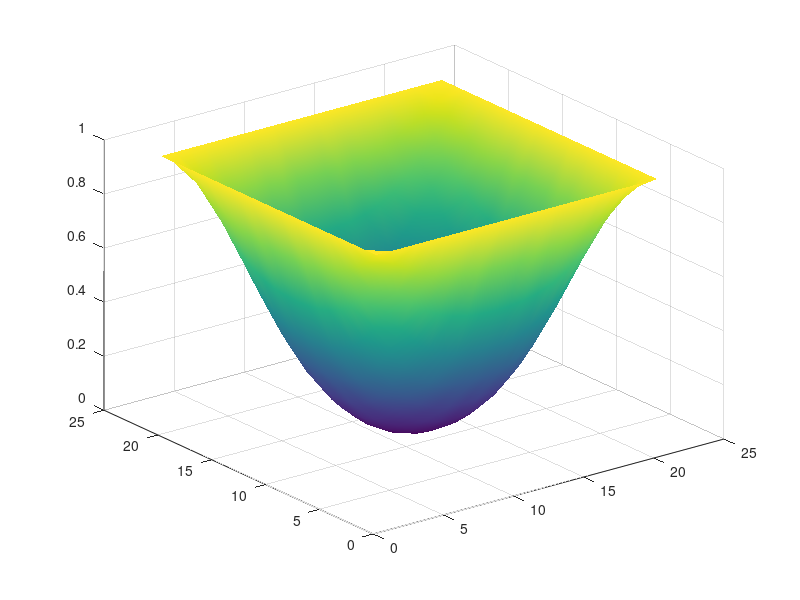

Write the MATLAB code that produced this figure. (Note: this script raises an error after producing the figure.)
% Auto-generated MATLAB script
field = [ ...
    1.00000000E+00   1.00000000E+00   1.00000000E+00   1.00000000E+00   1.00000000E+00   1.00000000E+00   1.00000000E+00   1.00000000E+00   1.00000000E+00   1.00000000E+00   1.00000000E+00   1.00000000E+00   1.00000000E+00   1.00000000E+00   1.00000000E+00   1.00000000E+00   1.00000000E+00   1.00000000E+00   1.00000000E+00   1.00000000E+00   1.00000000E+00; ...
    1.00000000E+00   9.59564644E-01   9.21656776E-01   8.88209660E-01   8.60668504E-01   8.39257908E-01   8.23824688E-01   8.13340052E-01   8.06903713E-01   8.03442190E-01   8.02391451E-01   8.03442190E-01   8.06903713E-01   8.13340052E-01   8.23824688E-01   8.39257908E-01   8.60668504E-01   8.88209660E-01   9.21656776E-01   9.59564644E-01   1.00000000E+00; ...
    1.00000000E+00   9.21656776E-01   8.48071113E-01   7.83406954E-01   7.29854512E-01   6.88563191E-01   6.58506730E-01   6.38347438E-01   6.25784081E-01   6.19170352E-01   6.17068876E-01   6.19170352E-01   6.25784081E-01   6.38347438E-01   6.58506730E-01   6.88563191E-01   7.29854512E-01   7.83406954E-01   8.48071113E-01   9.21656776E-01   1.00000000E+00; ...
    1.00000000E+00   8.88209660E-01   7.83406954E-01   6.90994839E-01   6.14900197E-01   5.55819633E-01   5.13231414E-01   4.84355248E-01   4.66622653E-01   4.57111462E-01   4.54213990E-01   4.57111462E-01   4.66622653E-01   4.84355248E-01   5.13231414E-01   5.55819633E-01   6.14900197E-01   6.90994839E-01   7.83406954E-01   8.88209660E-01   1.00000000E+00; ...
    1.00000000E+00   8.60668504E-01   7.29854512E-01   6.14900197E-01   5.19823761E-01   4.46514358E-01   3.93269972E-01   3.57552523E-01   3.35362649E-01   3.23665954E-01   3.19972485E-01   3.23665954E-01   3.35362649E-01   3.57552523E-01   3.93269972E-01   4.46514358E-01   5.19823761E-01   6.14900197E-01   7.29854512E-01   8.60668504E-01   1.00000000E+00; ...
    1.00000000E+00   8.39257908E-01   6.88563191E-01   5.55819633E-01   4.46514358E-01   3.61823851E-01   3.00771034E-01   2.59504883E-01   2.34150311E-01   2.20609121E-01   2.16460667E-01   2.20609121E-01   2.34150311E-01   2.59504883E-01   3.00771034E-01   3.61823851E-01   4.46514358E-01   5.55819633E-01   6.88563191E-01   8.39257908E-01   1.00000000E+00; ...
    1.00000000E+00   8.23824688E-01   6.58506730E-01   5.13231414E-01   3.93269972E-01   3.00771034E-01   2.33771871E-01   1.88819103E-01   1.60997634E-01   1.46309752E-01   1.41706311E-01   1.46309752E-01   1.60997634E-01   1.88819103E-01   2.33771871E-01   3.00771034E-01   3.93269972E-01   5.13231414E-01   6.58506730E-01   8.23824688E-01   1.00000000E+00; ...
    1.00000000E+00   8.13340052E-01   6.38347438E-01   4.84355248E-01   3.57552523E-01   2.59504883E-01   1.88819103E-01   1.41188761E-01   1.11909439E-01   9.63370793E-02   9.15408678E-02   9.63370793E-02   1.11909439E-01   1.41188761E-01   1.88819103E-01   2.59504883E-01   3.57552523E-01   4.84355248E-01   6.38347438E-01   8.13340052E-01   1.00000000E+00; ...
    1.00000000E+00   8.06903713E-01   6.25784081E-01   4.66622653E-01   3.35362649E-01   2.34150311E-01   1.60997634E-01   1.11909439E-01   8.16191266E-02   6.56091531E-02   6.06201708E-02   6.56091531E-02   8.16191266E-02   1.11909439E-01   1.60997634E-01   2.34150311E-01   3.35362649E-01   4.66622653E-01   6.25784081E-01   8.06903713E-01   1.00000000E+00; ...
    1.00000000E+00   8.03442190E-01   6.19170352E-01   4.57111462E-01   3.23665954E-01   2.20609121E-01   1.46309752E-01   9.63370793E-02   6.56091531E-02   4.93067107E-02   4.42701027E-02   4.93067107E-02   6.56091531E-02   9.63370793E-02   1.46309752E-01   2.20609121E-01   3.23665954E-01   4.57111462E-01   6.19170352E-01   8.03442190E-01   1.00000000E+00; ...
    1.00000000E+00   8.02391451E-01   6.17068876E-01   4.54213990E-01   3.19972485E-01   2.16460667E-01   1.41706311E-01   9.15408678E-02   6.06201708E-02   4.42701027E-02   3.91858691E-02   4.42701027E-02   6.06201708E-02   9.15408678E-02   1.41706311E-01   2.16460667E-01   3.19972485E-01   4.54213990E-01   6.17068876E-01   8.02391451E-01   1.00000000E+00; ...
    1.00000000E+00   8.03442190E-01   6.19170352E-01   4.57111462E-01   3.23665954E-01   2.20609121E-01   1.46309752E-01   9.63370793E-02   6.56091531E-02   4.93067107E-02   4.42701027E-02   4.93067107E-02   6.56091531E-02   9.63370793E-02   1.46309752E-01   2.20609121E-01   3.23665954E-01   4.57111462E-01   6.19170352E-01   8.03442190E-01   1.00000000E+00; ...
    1.00000000E+00   8.06903713E-01   6.25784081E-01   4.66622653E-01   3.35362649E-01   2.34150311E-01   1.60997634E-01   1.11909439E-01   8.16191266E-02   6.56091531E-02   6.06201708E-02   6.56091531E-02   8.16191266E-02   1.11909439E-01   1.60997634E-01   2.34150311E-01   3.35362649E-01   4.66622653E-01   6.25784081E-01   8.06903713E-01   1.00000000E+00; ...
    1.00000000E+00   8.13340052E-01   6.38347438E-01   4.84355248E-01   3.57552523E-01   2.59504883E-01   1.88819103E-01   1.41188761E-01   1.11909439E-01   9.63370793E-02   9.15408678E-02   9.63370793E-02   1.11909439E-01   1.41188761E-01   1.88819103E-01   2.59504883E-01   3.57552523E-01   4.84355248E-01   6.38347438E-01   8.13340052E-01   1.00000000E+00; ...
    1.00000000E+00   8.23824688E-01   6.58506730E-01   5.13231414E-01   3.93269972E-01   3.00771034E-01   2.33771871E-01   1.88819103E-01   1.60997634E-01   1.46309752E-01   1.41706311E-01   1.46309752E-01   1.60997634E-01   1.88819103E-01   2.33771871E-01   3.00771034E-01   3.93269972E-01   5.13231414E-01   6.58506730E-01   8.23824688E-01   1.00000000E+00; ...
    1.00000000E+00   8.39257908E-01   6.88563191E-01   5.55819633E-01   4.46514358E-01   3.61823851E-01   3.00771034E-01   2.59504883E-01   2.34150311E-01   2.20609121E-01   2.16460667E-01   2.20609121E-01   2.34150311E-01   2.59504883E-01   3.00771034E-01   3.61823851E-01   4.46514358E-01   5.55819633E-01   6.88563191E-01   8.39257908E-01   1.00000000E+00; ...
    1.00000000E+00   8.60668504E-01   7.29854512E-01   6.14900197E-01   5.19823761E-01   4.46514358E-01   3.93269972E-01   3.57552523E-01   3.35362649E-01   3.23665954E-01   3.19972485E-01   3.23665954E-01   3.35362649E-01   3.57552523E-01   3.93269972E-01   4.46514358E-01   5.19823761E-01   6.14900197E-01   7.29854512E-01   8.60668504E-01   1.00000000E+00; ...
    1.00000000E+00   8.88209660E-01   7.83406954E-01   6.90994839E-01   6.14900197E-01   5.55819633E-01   5.13231414E-01   4.84355248E-01   4.66622653E-01   4.57111462E-01   4.54213990E-01   4.57111462E-01   4.66622653E-01   4.84355248E-01   5.13231414E-01   5.55819633E-01   6.14900197E-01   6.90994839E-01   7.83406954E-01   8.88209660E-01   1.00000000E+00; ...
    1.00000000E+00   9.21656776E-01   8.48071113E-01   7.83406954E-01   7.29854512E-01   6.88563191E-01   6.58506730E-01   6.38347438E-01   6.25784081E-01   6.19170352E-01   6.17068876E-01   6.19170352E-01   6.25784081E-01   6.38347438E-01   6.58506730E-01   6.88563191E-01   7.29854512E-01   7.83406954E-01   8.48071113E-01   9.21656776E-01   1.00000000E+00; ...
    1.00000000E+00   9.59564644E-01   9.21656776E-01   8.88209660E-01   8.60668504E-01   8.39257908E-01   8.23824688E-01   8.13340052E-01   8.06903713E-01   8.03442190E-01   8.02391451E-01   8.03442190E-01   8.06903713E-01   8.13340052E-01   8.23824688E-01   8.39257908E-01   8.60668504E-01   8.88209660E-01   9.21656776E-01   9.59564644E-01   1.00000000E+00; ...
    1.00000000E+00   1.00000000E+00   1.00000000E+00   1.00000000E+00   1.00000000E+00   1.00000000E+00   1.00000000E+00   1.00000000E+00   1.00000000E+00   1.00000000E+00   1.00000000E+00   1.00000000E+00   1.00000000E+00   1.00000000E+00   1.00000000E+00   1.00000000E+00   1.00000000E+00   1.00000000E+00   1.00000000E+00   1.00000000E+00   1.00000000E+00 ];

% Surface plot (auto-generated)
[ny, nx] = size(field);
[X, Y] = meshgrid(1:nx, 1:ny);
fig = figure('Color','w');
ax = axes('Parent', fig);
h = surf(ax, X, Y, field);
shading(ax, 'interp');
colormap(ax, parula);
cb = colorbar(ax);
cb.Label.String = 'field value';
grid(ax, 'on');
box(ax, 'on');
axis(ax, 'tight');
view(ax, 45, 30);
xlabel(ax, 'i (x index)');
ylabel(ax, 'j (y index)');
zlabel(ax, 'field');
title(ax, sprintf('field (%d x %d)', ny, nx));
set(ax, 'FontSize', 12, 'LineWidth', 1);
set(h, 'EdgeColor', 'k');
drawnow;
